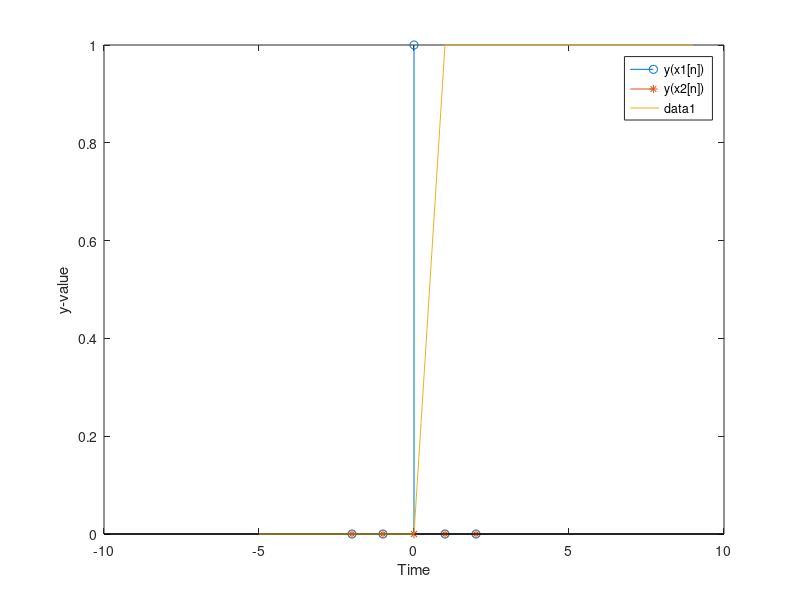

MATLAB code for this plot:
% Define scopes
l = 2;

% Basic Problem a
n = [-l : l];
x1 = [zeros(1, l) 1 zeros(1, l)];
x2 = 2*x1;
y1 = sin(pi/2*x1);
y2 = sin(pi/2*x2);
stem(n, y1, 'o')
hold on
stem(n, y2, '*')
xlabel('Time');
ylabel('y-value')
legend('y(x1[n])', 'y(x2[n])');

%Basic Problem b
n1 = [-5:9];
x0 = [zeros(1,6) ones(1,9)];
x1 = [zeros(1,7) ones(1,8)];
x = x0+x1;
plot(n1,x0)